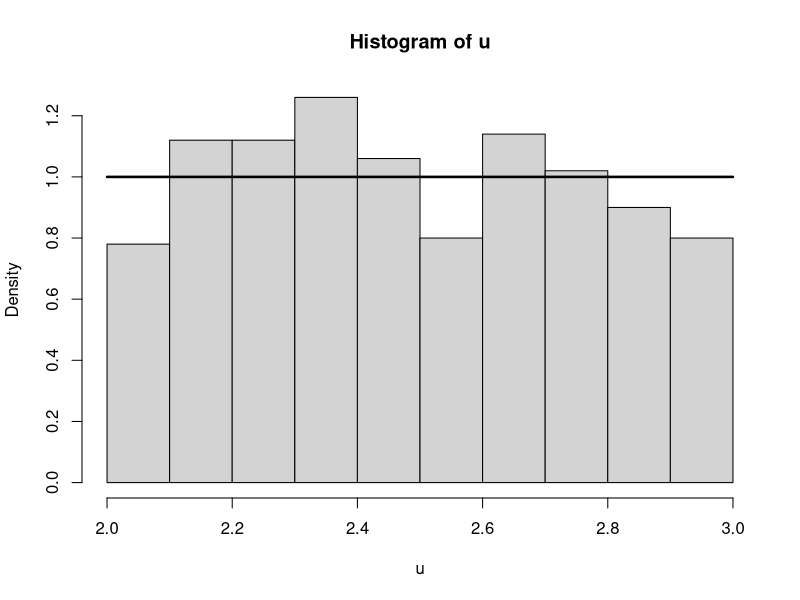
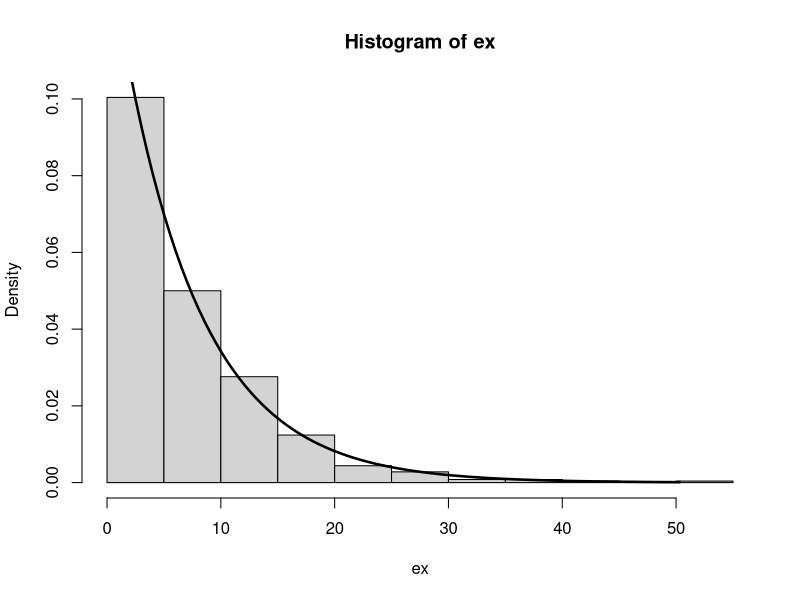
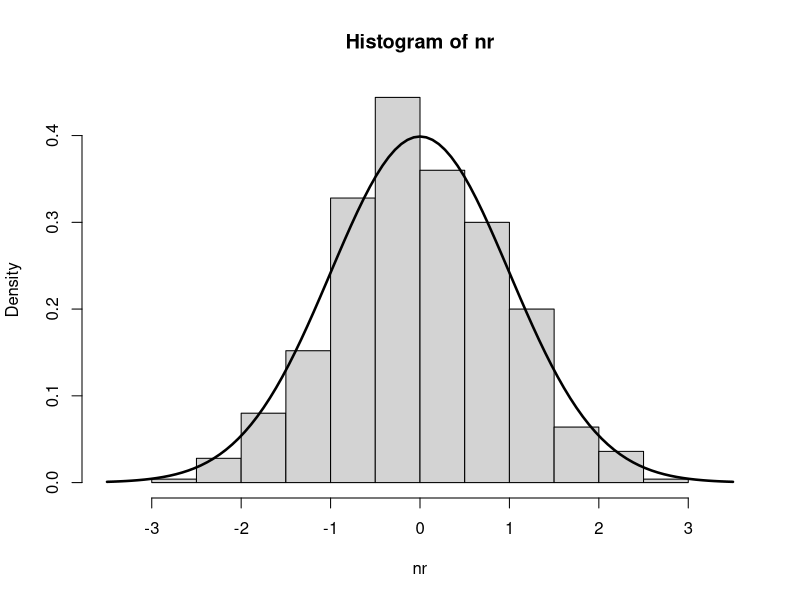

Write the R code that produced these figures, in order.
# Task 1
sim.5balls <- function() {
  x <- sample(1:5, 2, replace = T)
  x[1] == x[2]
}
zad1 <- replicate(100000, sim.5balls())
sum(zad1) / length(zad1)
# solution: ~0.2


# Task 2
sim.socks <- function() {
  socks <- c(1, 1, 2, 2, 3, 3)
  x <- sample(socks, 2, replace = F)
  x[1] == x[2]
}
zad2 <- replicate(100000, sim.socks())
sum(zad2) / length(zad2)
# solution: ~0.2


# Task 3
sim.5keys <- function() {
  keys <- c(1, 2, 3, 4, 5)
  x <- sample(keys, 5, replace = F)
  x[5] == 5
}
prob.5keys <- function(times) {
  zad3 <- replicate(times, sim.5keys())
  sum(zad3) / length(zad3)
}
prob.5keys(100000)
# solution: ~0.2


# Task 4
sim.student <- function() {
  questions <- c(rep(0, 3), rep(1, 17)) # questions = (0, 0, 0, 1,..., 1)
  x <- sample(questions, 2, replace = F)
  sum(x) == 1
}
prob.student <- function(times) {
  zad4 <- replicate(times, sim.student())
  sum(zad4) / length(zad4)
}
prob.student(100000)
# solution: ~0.25


# Task 5
sim.birthday <- function() {
  x <- sample(1:365, 25, replace = T)
  length(unique(x)) < 25
}
prob.birthday <- function(times) {
  zad5 <- replicate(times, sim.birthday())
  sum(zad5) / length(zad5)
}
prob.birthday(100000)
# solution: ~0.57


# Task 6
sim.present <- function() {
  presents <- sample(1:20, 20, replace = F)
  count <- 0
  for (index in 1:20) {
    if (index == presents[index]) {
      count <- count + 1
    }
  }
  count > 0
}
prob.present <- function(times) {
  zad6 <- replicate(times, sim.present())
  sum(zad6) / length(zad6)
}
prob.present(100000)
# solution: ~0.63


# Task 7
sim.ants <- function() {
  ant1 <- sample(c("A", "B"), 1)
  ant2 <- sample(c("A", "C"), 1)
  ant3 <- sample(c("B", "C"), 1)
  length(unique(c(ant1, ant2, ant3))) == 3
}
prob.ants <- function(times) {
  zad7 <- replicate(times, sim.ants())
  sum(zad7) / length(zad7)
}
prob.ants(100000)
# solution: ~0.25


# Task 8
sim.dice <- function() {
  dice_result <- sample(1:6, 1)
  result <- 0
  if (dice_result == 6) {
    result <- sample(c(0, 0, 1, 1), 1)
  }
  else {
    result <- sample(c(0, 0, 0, 0, 1), 1)
  }
  c(result, dice_result)
}
prob.dice <- function(times) {
  result <- replicate(times, sim.dice())
  sum(result[1, ]) / length(result[1, ])
}
rev_prob.dice <- function(times) {
  result <- replicate(times, sim.dice())
  sum(result[1,] == 1 & result[2, ] != 6) / sum(result[1,] == 1)
}
prob.dice(100000)
# solution: ~0.25
rev_prob.dice(100000)
# solution: ~0.67


# Task 9
sim.coin <- function() {
  coins <- c(11, 11, 12, 12, 22)
  chosen <- sample(coins, 1)
  result <- 0

  if (chosen == 11) {
    result <- 1
  }
  if (chosen == 22) {
    result <- 2
  }
  if (chosen == 12) {
    result <- sample(c(1, 2), 1)
  }
  c(chosen, result)
}
prob.coin <- function(times) {
  result <- replicate(times, sim.coin())
  sum(result[2, ] == 1) / length(result[2, ])
}
rev_prob.coin <- function(times) {
  result <- replicate(times, sim.coin())
  sum(result[1,] == 12) / length(result[2, ] == 1)
}
prob.coin(100000)
# solution: ~0.60
rev_prob.coin(100000)
# solution: ~0.40


# Task 10
sim.cards <- function() {
  boxes <- c(11, 12, 22)
  chosen <- sample(boxes, 1)
  result <- 0

  if (chosen == 11) {
    result <- 1
  }
  if (chosen == 22) {
    result <- 2
  }
  if (chosen == 12) {
    result <- sample(c(1, 2), 1)
  }
  c(chosen, result)
}
rev_prob.boxes <- function(times) {
  result <- replicate(times, sim.cards())
  sum(result[1,] == 11) / length(result[2, ] == 1)
}
rev_prob.boxes(100000)
# solution: ~0.33


# Task 11
sim.99balls <- function() {
  chosen <- sample(1:99, 4, replace=F)
  is_biggest <- TRUE

  for (i in 1:4) {
    if (chosen[1] < chosen[i]) {
      is_biggest <- FALSE
    }
  }

  is_biggest
}
prob.99balls <- function(times) {
  result <- replicate(times, sim.99balls())
  sum(result) / length(result)
}
prob.99balls(100000)
# solution: ~0.25


# Task 12
sim.ivan_georgi <- function() {
  people <- c(rep(0, 18), rep(1, 2)) # Ivan, Georgi = 1, others = 0
  people <- sample(people, 20, replace=F)
  indexes <- which(people == 1)
  abs(indexes[1] - indexes[2]) == 1
}
prob.ivan_georgi <- function(times) {
  result <- replicate(times, sim.ivan_georgi())
  sum(result) / length(result)
}
prob.ivan_georgi(100000)
# solution: ~0.1


# Task 13
sim.ace <- function() {
  cards <- c(rep(0, 48), rep(1, 4))
  cards <- sample(cards, 52, replace=F)
  player1 <- sum(cards[1:13]) == 1
  player2 <- sum(cards[14:26]) == 1
  player3 <- sum(cards[27:39]) == 1
  player4 <- sum(cards[40:52]) == 1
  all(player1, player2, player3, player4)
}
prob.ace <- function(times) {
  result <- replicate(times, sim.ace())
  sum(result) / length(result)
}
prob.ace(100000)
# solution: ~0.1


# Task 14
sim.password <- function() {
  chosen <- sample(1:26, 5, replace=T)
  length(unique(chosen)) == 5
}
prob.password <- function(times) {
  result <- replicate(times, sim.password())
  sum(result) / length(result)
}
prob.password(100000)
# solution: ~0.67


# Task 15
sim.elevator_a <- function() {
  chosen <- sample(2:16, 7, replace=T)
  length(unique(chosen)) == 7
}
sim.elevator_b <- function() {
  floors <- c(rep(0, 14), 1)
  chosen <- sample(floors, 6, replace=T)
  sum(chosen) > 0
}
prob.elevator_a <- function(times) {
  result <- replicate(times, sim.elevator_a())
  sum(result) / length(result)
}
prob.elevator_b <- function(times) {
  result <- replicate(times, sim.elevator_b())
  sum(result) / length(result)
}
prob.elevator_a(100000)
# solution: ~0.20
prob.elevator_b(100000)
# solution: ~0.33


# Task 27
u <- runif(500, 2, 3)
hist(u, probability = T)
curve(dunif(x, 2, 3), from = 2, to = 3, add = T, lwd = 2.5)


# Task 28
ex <- rexp(500, rate = 1 / 7)
hist(ex, probability = T)
curve(dexp(x, rate = 1 / 7), from = 0, to = max(ex), add = T, lwd = 2.5)


# Task 29
nr <- rnorm(500, 0, 1)
hist(nr, probability = T, xlim = c(-3.5, 3.5))
curve(dnorm(x, 0, 1), add = T, lwd = 2.5)


# Task 30
# Probability
punif(250, 248, 255)
# P(X > v) = 0.95
qunif(0.05, 248, 255)
# Checking:
punif(248.35, 248, 255)


# Task 31
# P(X > 10)
1 - pexp(10, rate = 1 / 10)
# P(X < 11) - P(X < 7)
pexp(11, rate = 1 / 10) - pexp(7, 1 / 10)
# P(X > t) = 0.97
qexp(0.03, rate = 1 / 10)


# Task 32
# P(X > 51)
1 - pnorm(51, 41, 5)
# P(45 < X < 50)
pnorm(50, 41, 5) - pnorm(45, 41, 5)
# P(X < t) = 0.99
qnorm(0.99, 41, 5)


# Task 33
# A
vol <- rnorm(100000, 252, 3)
sum(vol > 250) / length(vol)

p.a <- 1 - pnorm(250, 252, 3)

# B
sim.zad33A <- function() {
  vol <- pnorm(5, 252, 3)
  sum(vol > 250) <= 2
}
zad33A <- replicate(10000, sim.zad33A())
sum(zad33A) / length(zad33A)

pbinom(2, 5, p.a)


# Task 34
n <- 10000000
x <- runif(n, -1, 1)
y <- runif(n, -1, 1)
4 * sum(x^2 + y^2 < 1) / n


# Task 35
f <- function(x) {
  exp(-x^2 / 2) * (1 / sqrt(2 * pi))
}
a <- 0.8
b <- 4
n <- 100000
x <- runif(n, a, b)
y <- runif(n, 0, f(a))
(sum(y < f(x)) / n) * (b - a) * f(a)

pnorm(4) - pnorm(0.8)
